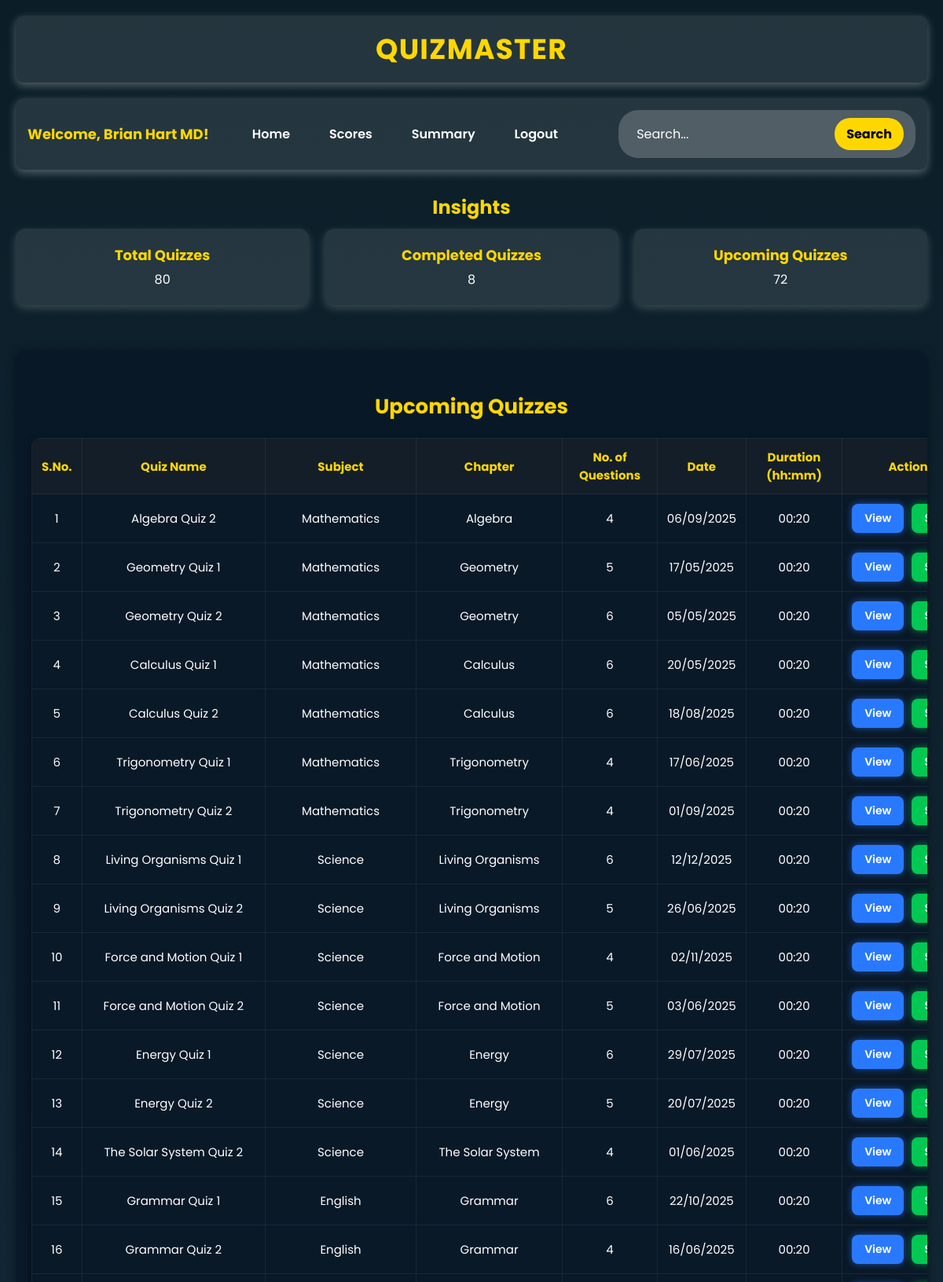
Screenshot of /studentdashboard (signed in, upper part) with the database file from the repository.
### models/database.py (models this page shows)
class User(db.Model):
    __tablename__ = 'user'
    user_id = db.Column(db.Integer, primary_key=True, autoincrement=True)
    username = db.Column(db.String(255), unique=True, nullable=False)
    password = db.Column(db.String(255), nullable=False)
    name = db.Column(db.String(255), nullable=False)
    qualification = db.Column(db.String(255), nullable=True)
    dob = db.Column(db.Date, nullable=True)
    role = db.Column(db.String(50), nullable=False, default='general', server_default='general')
    scores = db.relationship('Scores', backref='user', cascade="all, delete", lazy=True)

class Quiz(db.Model):
    __tablename__ = 'quiz'
    quiz_id = db.Column(db.Integer, primary_key=True, autoincrement=True)
    chap_id = db.Column(db.Integer, db.ForeignKey('chapter.chap_id', ondelete="CASCADE"), index=True, nullable=False)
    quiz_name = db.Column(db.String(255), nullable=False, default="Untitled Quiz")  # ✅ Added field
    date_of_quiz = db.Column(db.Date, nullable=True)
    duration = db.Column(db.Time, nullable=False)
    remarks = db.Column(db.Text, nullable=True)
    total_marks = db.Column(db.Integer, nullable=True)
    questions = db.relationship('Question', backref='quiz', cascade="all, delete", lazy=True)
    scores = db.relationship('Scores', backref='quiz', cascade="all, delete", lazy=True)

class Subject(db.Model):
    __tablename__ = 'subject'
    sub_id = db.Column(db.Integer, primary_key=True, autoincrement=True)
    sub_name = db.Column(db.String(255), nullable=False, unique=True)
    sub_desc = db.Column(db.Text, nullable=True)
    chapters = db.relationship('Chapter', backref='subject', cascade="all, delete", lazy=True)

class Chapter(db.Model):
    __tablename__ = 'chapter'
    chap_id = db.Column(db.Integer, primary_key=True, autoincrement=True)
    chap_name = db.Column(db.String(255), nullable=False)
    chap_desc = db.Column(db.Text, nullable=True)
    sub_id = db.Column(db.Integer, db.ForeignKey('subject.sub_id', ondelete="CASCADE"), index=True, nullable=False)
    quizzes = db.relationship('Quiz', backref='chapter', cascade="all, delete", lazy=True)

### controllers/studentcontroller.py (the view)
@app.route("/studentdashboard")
def student_dashboard():
    if "username" not in session:
        return redirect(url_for("login"))
    username = session["username"]
    user = User.query.filter_by(name=username).first()
    if not user:
        return redirect(url_for("login"))
    today = datetime.now().date()
    attempted_quiz_ids = [s.quiz_id for s in Scores.query.filter_by(user_id=user.user_id).all()]
    unattempted_quizzes = []
    attempted_quizzes = []
    all_quizzes = Quiz.query.all()
    for quiz in all_quizzes:
        question_count = Question.query.filter_by(quiz_id=quiz.quiz_id).count()
        chapter = Chapter.query.get(quiz.chap_id)
        subject = Subject.query.get(chapter.sub_id) if chapter else None
        quiz_info = {
            "quiz_id": quiz.quiz_id,
            "quiz_name": quiz.quiz_name,
            "date_of_quiz": quiz.date_of_quiz,
            "duration": quiz.duration,
            "questions_count": question_count,
            "chapter_name": chapter.chap_name if chapter else "N/A",
            "subject_name": subject.sub_name if subject else "N/A"
        }
        if quiz.quiz_id in attempted_quiz_ids:
            attempted_quizzes.append(quiz_info)
        elif quiz.date_of_quiz >= today:
            unattempted_quizzes.append(quiz_info)
    insights = {
        "total_quizzes": len(all_quizzes),
        "completed_quizzes": len(attempted_quizzes),
        "upcoming_quizzes": len(unattempted_quizzes)
    }
    return render_template(
        "studentdash.html",
        username=username,
        unattempted_quizzes=unattempted_quizzes,
        attempted_quizzes=attempted_quizzes,
        insights=insights
    )

### templates/studentdash.html (shortened to what this page needs)
<!DOCTYPE html>
<html lang="en">
<head>
    <link rel="stylesheet" href="/static/studentdash.css">
</head>
<body>
    <div class="header-container">
        <h1 class="dashboard-title">QUIZMASTER</h1>
    </div>
    <nav class="navbar">
        <div class="nav-links">
            <p class="user-greeting">Welcome, {{ username }}!</p>
            <a href="/studentdashboard">Home</a>
            <a href="/scores">Scores</a>
            <a href="/summary">Summary</a>
            <a href="/">Logout</a>
        </div>
        <form class="search-container" action="{{ url_for('user_search') }}" method="get">
            <input type="text" name="query" placeholder="Search...">
            <button type="submit">Search</button>
        </form>
    </nav>
    <section class="insights-container">
        <h2 class="heading">Insights</h2>
        <div class="insights-bar">
            <div class="insight">
                <h3>Total Quizzes</h3>
                <p>{{ insights.total_quizzes }}</p>
            </div>
            <div class="insight">
                <h3>Completed Quizzes</h3>
                <p>{{ insights.completed_quizzes }}</p>
            </div>
            <div class="insight">
                <h3>Upcoming Quizzes</h3>
                <p>{{ insights.upcoming_quizzes }}</p>
            </div>
        </div>
    </section>
<section class="quizzes-container">
    <h2 class = "table-heads">Upcoming Quizzes</h2>
    <table class="quiz-table">
        <thead>
            <tr>
                <th>S.No.</th>
                <th>Quiz Name</th>
                <th>Subject</th>
                <th>Chapter</th>
                <th>No. of Questions</th>
                <th>Date</th>
                <th>Duration (hh:mm)</th>
                <th>Action</th>
            </tr>
        </thead>
        <tbody>
            {% if unattempted_quizzes %}
                {% for quiz in unattempted_quizzes %}
                <tr>
                    <td>{{ loop.index }}</td>
                    <td>{{ quiz.quiz_name }}</td>
                    <td>{{ quiz.subject_name }}</td>
                    <td>{{ quiz.chapter_name }}</td>
                    <td>{{ quiz.questions_count }}</td>
                    <td>{{ quiz.date_of_quiz.strftime("%d/%m/%Y") }}</td>
                    <td>{{ "%02d:%02d"|format(quiz.duration.hour, quiz.duration.minute) }}</td>
                    <td>
                        <div class="btn-actions">
                            <button class="btn view" onclick="window.location.href='/view-quiz/{{ quiz.quiz_id }}'">View</button>
                            <form method="get" action="{{ url_for('confirm_quiz', quiz_id=quiz.quiz_id) }}">
                                <button type="submit" class="btn start">Start</button>
                            </form>
                        </div>
                    </td>
                </tr>
                {% endfor %}
            {% else %}
                <tr><td colspan="8">No unattempted quizzes available.</td></tr>
            {% endif %}
        </tbody>
    </table>
</section>
</body>
</html>

### static/studentdash.css (style rules this page uses)
* { margin: 0; padding: 0; box-sizing: border-box; font-family: 'Poppins', sans-serif; }
body { background: linear-gradient(to bottom, #0b1e28, #162b3c, #1e3a4c); min-height: 100vh; display: flex; flex-direction: column; align-items: center; color: white; padding: 20px; }
.header-container { width: 100%; text-align: center; padding: 15px; background: rgba(255, 255, 255, 0.1); box-shadow: 0px 4px 12px rgba(255, 255, 255, 0.3); margin-bottom: 20px; border-radius: 10px; }
.quizmaster-title, .dashboard-title { font-size: 36px; font-weight: 700; color: #FFD700; letter-spacing: 1.2px; text-transform: uppercase; }
.navbar { width: 100%; display: flex; justify-content: space-between; align-items: center; padding: 15px; background: rgba(255, 255, 255, 0.1); box-shadow: 0px 4px 12px rgba(255, 255, 255, 0.3); margin-bottom: 30px; border-radius: 10px; }
.nav-links { display: flex; align-items: center; gap: 20px; flex-wrap: wrap; }
.nav-links a { color: white; text-decoration: none; font-weight: 600; padding: 10px 15px; transition: 0.3s; display: flex; justify-content: space-around; align-items: center; }
.user-greeting { font-size: 18px; font-weight: 700; color: #FFD700; margin-right: 20px; }
.search-container { display: flex; align-items: center; gap: 10px; background: rgba(255, 255, 255, 0.2); padding: 10px 15px; border-radius: 25px; }
.search-container input { border: none; background: transparent; color: white; outline: none; font-size: 16px; width: 250px; padding: 8px; }
.search-container input::placeholder { color: #ffffff; opacity: 1; }
.search-container button { background: #FFD700; border: none; color: black; font-size: 16px; font-weight: bold; padding: 8px 15px; border-radius: 20px; cursor: pointer; transition: 0.3s; }
.insights-container { width: 100%; margin-bottom: 40px; text-align: center; }
.insights-bar { display: flex; justify-content: center; flex-wrap: wrap; gap: 20px; }
.heading { margin-bottom: 10px; color: #FFD700; }
.insight { flex: 1 1 200px; padding: 20px; background: rgba(255, 255, 255, 0.1); text-align: center; box-shadow: 0px 4px 12px rgba(255, 255, 255, 0.2); border-radius: 12px; transition: transform 0.3s ease; }
.insight h3 { font-size: 18px; margin-bottom: 5px; color: #FFD700; }
.quizzes-container { width: 100%; background: rgba(10, 25, 40, 0.95); overflow-x: auto; border-radius: 12px; padding: 20px; box-shadow: 0 0 12px rgba(0, 0, 0, 0.4); margin-top: 20px; margin-bottom: 60px; }
.quiz-table { width: 100%; min-width: 1200px; border-collapse: collapse; border-radius: 12px; overflow: hidden; background: rgba(10, 25, 40, 1); box-shadow: 0px 4px 10px rgba(0, 0, 0, 0.5); }
.table-heads { text-align: center; color: #FFD700; margin: 30px 0 20px 0; font-size: 26px; font-weight: 700; }
.quiz-table th { background: rgba(20, 30, 40, 1); color: #FFD700; font-weight: 700; padding: 12px; font-size: 15px; text-align: center; border: 1px solid rgba(255, 255, 255, 0.06); vertical-align: middle; }
.quiz-table td { background: rgba(10, 25, 40, 1); color: #FFF; padding: 12px; font-size: 15px; text-align: center; border: 1px solid rgba(255, 255, 255, 0.06); white-space: nowrap; overflow: hidden; text-overflow: ellipsis; }
.btn { font-weight: 600; padding: 8px 14px; border-radius: 6px; border: none; cursor: pointer; font-size: 14px; transition: all 0.3s ease; }
.start { background-color: #00c853; color: #fff; font-weight: 700; border: none; padding: 8px 14px; border-radius: 6px; cursor: pointer; box-shadow: 0 0 10px rgba(0, 200, 83, 0.6); transition: background-color 0.3s ease, transform 0.2s ease; }
.btn { white-space: nowrap; padding: 8px 16px; font-size: 14px; font-weight: 600; border-radius: 8px; text-align: center; text-decoration: none; display: inline-block; }
.view { background-color: #2979ff; color: #fff; box-shadow: 0 0 8px rgba(41, 121, 255, 0.6); }
.btn-actions { display: flex; gap: 10px; align-items: center; justify-content: center; }
.btn-actions form { margin: 0; }

### rows the page displays
User: name "Brian Hart MD"
Quiz: quiz_name "Algebra Quiz 2", date_of_quiz "06/09/2025", duration "00:20"
Subject: subject_name "Mathematics" "Mathematics" "Mathematics" "Mathematics" "Mathematics" "Mathematics" "Mathematics"
Chapter: chapter_name "Algebra"
Quiz: quiz_name "Geometry Quiz 1", date_of_quiz "17/05/2025", duration "00:20"
Chapter: chapter_name "Geometry" "Geometry"
Quiz: quiz_name "Geometry Quiz 2", date_of_quiz "05/05/2025", duration "00:20"
Quiz: quiz_name "Calculus Quiz 1", date_of_quiz "20/05/2025", duration "00:20"
Chapter: chapter_name "Calculus" "Calculus"
Quiz: quiz_name "Calculus Quiz 2", date_of_quiz "18/08/2025", duration "00:20"
Quiz: quiz_name "Trigonometry Quiz 1", date_of_quiz "17/06/2025", duration "00:20"
Chapter: chapter_name "Trigonometry" "Trigonometry"
Quiz: quiz_name "Trigonometry Quiz 2", date_of_quiz "01/09/2025", duration "00:20"
Quiz: quiz_name "Living Organisms Quiz 1", date_of_quiz "12/12/2025", duration "00:20"
Subject: subject_name "Science" "Science" "Science" "Science" "Science" "Science" "Science"
Chapter: chapter_name "Living Organisms" "Living Organisms"
Quiz: quiz_name "Living Organisms Quiz 2", date_of_quiz "26/06/2025", duration "00:20"
Quiz: quiz_name "Force and Motion Quiz 1", date_of_quiz "02/11/2025", duration "00:20"
Chapter: chapter_name "Force and Motion" "Force and Motion"
Quiz: quiz_name "Force and Motion Quiz 2", date_of_quiz "03/06/2025", duration "00:20"
Quiz: quiz_name "Energy Quiz 1", date_of_quiz "29/07/2025", duration "00:20"
Chapter: chapter_name "Energy" "Energy"
Quiz: quiz_name "Energy Quiz 2", date_of_quiz "20/07/2025", duration "00:20"
Quiz: quiz_name "The Solar System Quiz 2", date_of_quiz "01/06/2025", duration "00:20"
Chapter: chapter_name "The Solar System"
Quiz: quiz_name "Grammar Quiz 1", date_of_quiz "22/10/2025", duration "00:20"
Subject: subject_name "English" "English"
Chapter: chapter_name "Grammar" "Grammar"
Quiz: quiz_name "Grammar Quiz 2", date_of_quiz "16/06/2025", duration "00:20"

### other values shown
{{ insights.total_quizzes }} "80"
{{ insights.completed_quizzes }} "8"
{{ insights.upcoming_quizzes }} "72"
{{ quiz.questions_count }} "4" "5" "6" "6" "6" "4" "4" "6" "5" "4" "5" "6" "5" "4" "6" "4"
